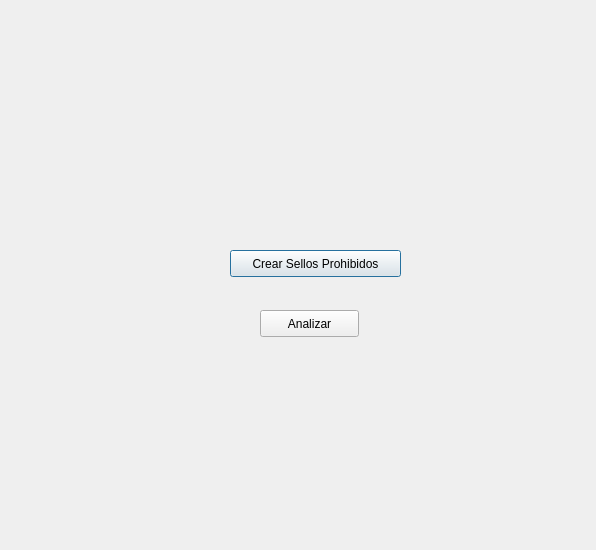
<?xml version="1.0" encoding="UTF-8"?>
<ui version="4.0">
 <class>menu</class>
 <widget class="QDialog" name="menu">
  <property name="geometry">
   <rect>
    <x>0</x>
    <y>0</y>
    <width>596</width>
    <height>550</height>
   </rect>
  </property>
  <property name="windowTitle">
   <string>Dialog</string>
  </property>
  <widget class="QPushButton" name="pushButton">
   <property name="geometry">
    <rect>
     <x>230</x>
     <y>250</y>
     <width>171</width>
     <height>27</height>
    </rect>
   </property>
   <property name="text">
    <string>Crear Sellos Prohibidos</string>
   </property>
  </widget>
  <widget class="QPushButton" name="pushButton_2">
   <property name="geometry">
    <rect>
     <x>260</x>
     <y>310</y>
     <width>99</width>
     <height>27</height>
    </rect>
   </property>
   <property name="text">
    <string>Analizar</string>
   </property>
  </widget>
 </widget>
 <resources/>
 <connections/>
</ui>
